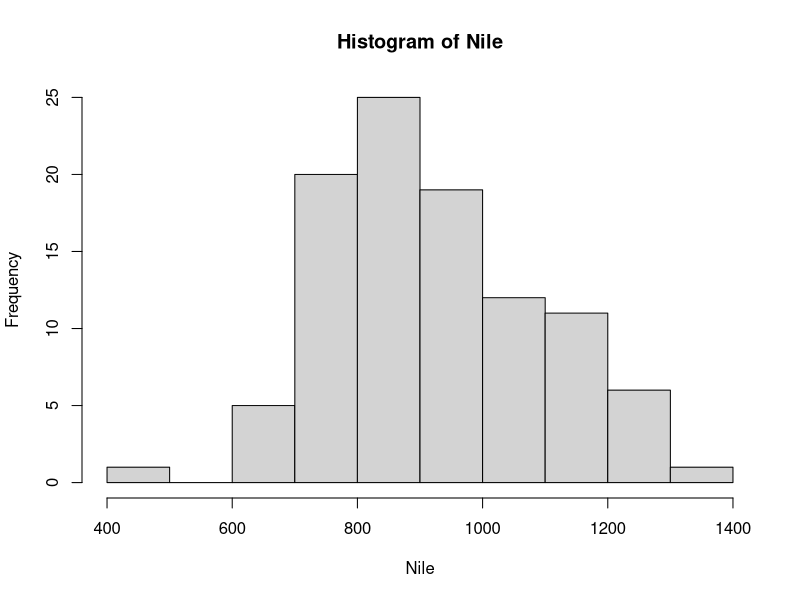
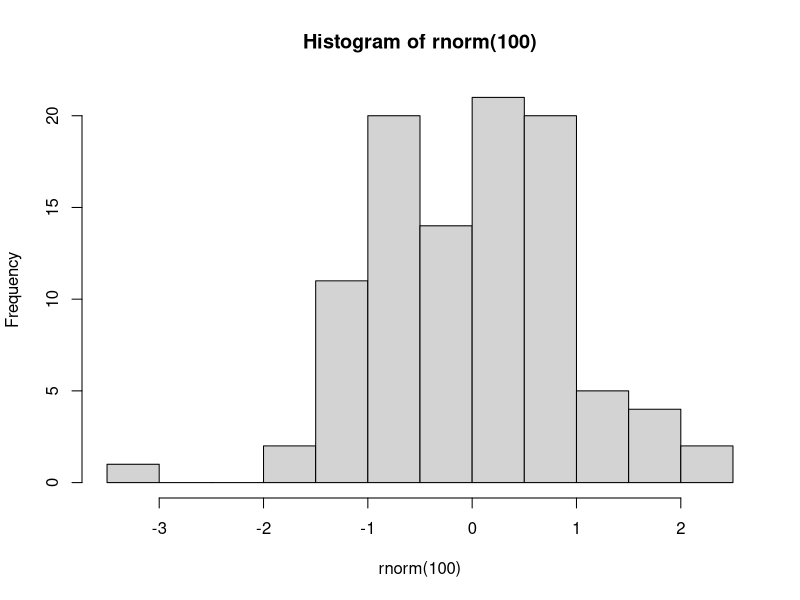

R code for these plots, in order:
# File for going through examples in CH1 of the art of R programming

rnorm(10)

setwd('C:\\Users\\Jane\\Documents\\Personal\\ArtofR')
getwd()

pdf("xh.pdf") #set graphical output file
hist(rnorm(100)) #generate 100 N(0,1) variants and plot their histogram
dev.off() #close the graphical output file

#####
# Section 1.2: A First R Session
x <- c(1,2,4)
q <- c(x,x,8)
x[3]
x[2:3]
mean(x)
sd(x)
y <- mean(x)
y
data()
mean(Nile)
sd(Nile)
hist(Nile)


#####
# Section 1.3: Introduction to Functions

# counts the number of odd integers in x
oddcount <- function(x) {
    k <- 0 # assign 0 to k
    for (n in x) {
        if (n %% 2 == 1) k <- k+1  # %% is the modulo operator
    }
    return(k)  #technically don't need to say return, k is fine 
}

oddcount(c(1,3,5))
oddcount(c(1,2,3,7,9))

38 %% 7

## 1.3.1: Variable Scope
z <- c(2,6,7)
oddcount(z)

f <- function(x) return (x+y)
y <-3   # a global variable
f(5)

## 1.3.2: Default Arguments
# g <- function(x, y=2,z=TRUE) { ... }

#####
# Section 1.4: Preview of Some Important R Data Structures

# 1.4.2: Character Strings
x <- c(5, 12, 13)
x
length(x)
mode(x)

y <- "abc"
y
length(y)
mode(y)

z <- c("abc", "29 88")
length(z)
mode(z)

u <- paste("abc", "de", "f")  #concatenate the strings
u

v <- strsplit(u, " ")
v
